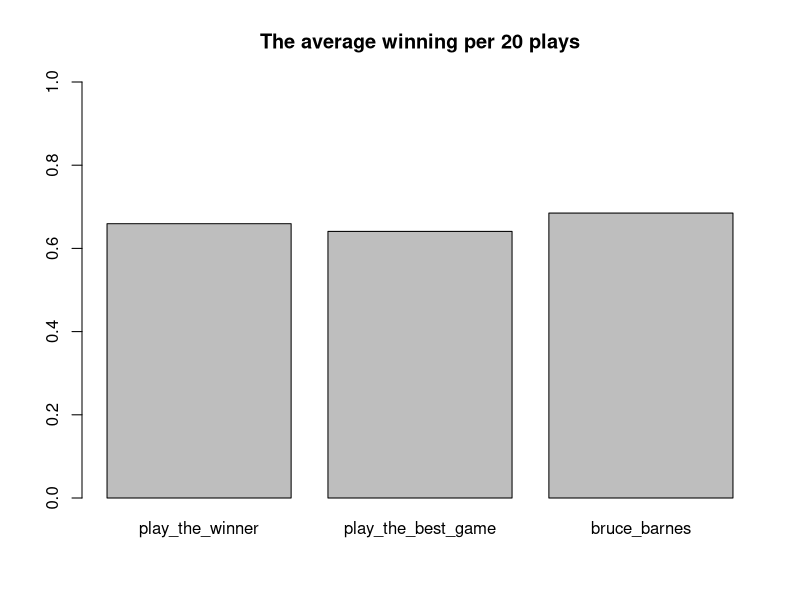

This figure's R source:

#' Exercise 14
#' Consider the two-armed bandit problem of Example 4.24,
#' Bruce Barnes proposed the following strategy.
#' The machine with the greatest probability of winning
#' is layed unless the following two conditions hold:
#'   (a) the difference in the probabilities for winning
#'   is less than .08
#'   (b) the ratio of the number of times played on the
#'   more often played machine is greater than 1.4
#' 
#' 

N = 1000 # the number of repetitions
n = 20 # the number of plays
x = c(.6, .7) # winning probability
play_the_winner = numeric(0)
play_the_best_machine = numeric(0)
bruce_barnes = numeric(0)
for (i in 1:N) {
  
  best = data.frame(Machine=numeric(0), Result=numeric(0))
  for (j in 1:n) {
    # for each machine, count winning game
    w = sapply(1:length(x), function(x) length(which(best$Machine == x & best$Result == 1)))
    # and losing game
    l = sapply(1:length(x), function(x) length(which(best$Machine == x & best$Result == 0)))
    
    p = (w + 1) / (w + l + 2)
    machine = which.max(p)
    result = runif(1) < x[machine]
    best[nrow(best)+1, ] = c(machine, result)
  }
  
  #' Strategy 2: For this strategy we choose the same machine when
  #' we win and switch machines when we lose.
  
  win = data.frame(Machine=numeric(0), Result=numeric(0))
  machine = sample(1:length(x), 1)
  for (j in 1:n) {
    result = runif(1) < x[machine]
    win[nrow(win)+1, ] = c(machine, result)
    # update machine
    machine = if(result) machine else sample(as.list(setdiff(1:length(x), machine)), 1)[[1]]
  }
  
  #' Strategy 3: Bruce Barnes
  bruce = data.frame(Machine=numeric(0), Result=numeric(0))
  machine = sample(1:length(x), 1)
  result = runif(1) < x[machine]
  bruce[nrow(bruce)+1, ] = c(machine, result)
  for (j in 1:n-1) {
    # times this machine is played
    m = sapply(1:length(x), function(x) length(which(bruce$Machine == x)))
    # for each machine, count winning game
    w = sapply(1:length(x), function(x) length(which(bruce$Machine == x & bruce$Result == 1))) / m
    if (max(w) - min(w) > 0.08 & min(m) / max(m) > 1 / 1.4) {
      machine = which.min(w)
    } else {
      machine = which.max(w)
    }
    
    result = runif(1) < x[machine]
    bruce[nrow(bruce)+1, ] = c(machine, result)
  }
  
  play_the_winner[i] = length(which(win$Result == 1))
  play_the_best_machine[i]= length(which(best$Result == 1))
  bruce_barnes[i] = length(which(bruce$Result == 1))
}

barplot(c(mean(play_the_winner / n),
          mean(play_the_best_machine / n),
          mean(bruce_barnes / n)),
        ylim=c(0,1),
        main=sprintf('The average winning per %d plays', n),
        names.arg=c('play_the_winner', 'play_the_best_game', 'bruce_barnes'))
